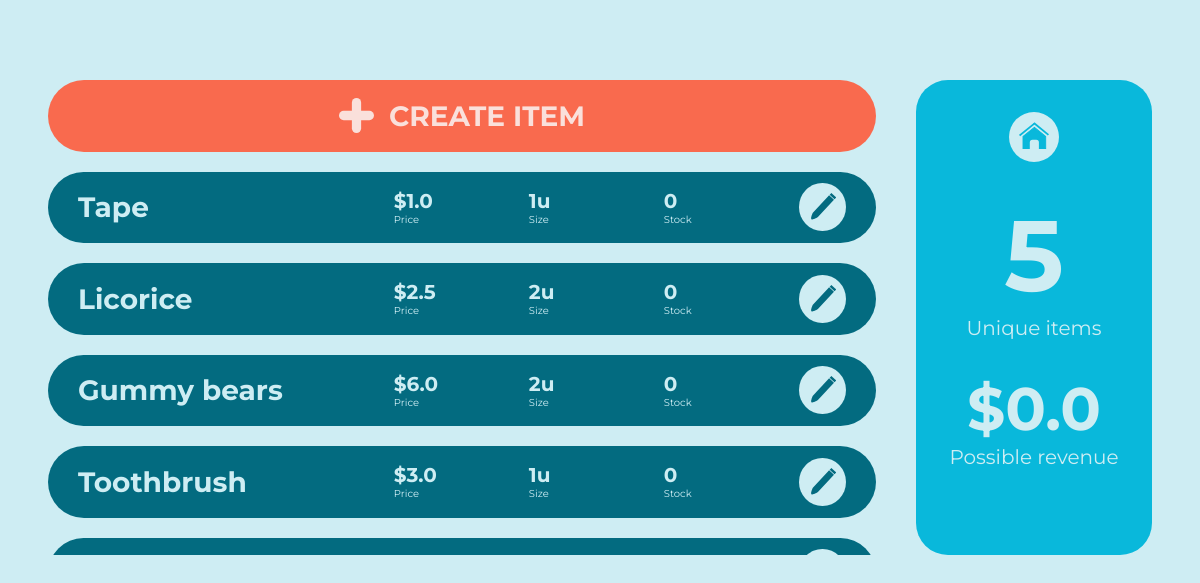
/items, run on the app's committed database.
### wms/models.py (models this page shows)
class ItemTemplate(db.Model):
    _id = db.Column(db.Integer, primary_key=True)
    name = db.Column(db.String(15), unique=True, nullable=False)
    price = db.Column(db.Float, nullable=False)
    cost = db.Column(db.Float, nullable=False)
    size = db.Column(db.Integer, nullable=False)
    low_threshold = db.Column(db.Integer, nullable=False)
    instances = db.relationship('Item', backref='item_template', lazy=True)  # Instances using this item template
    @hybrid_property
    def total_stock(self):
        total_stock = 0
        for instance in self.instances:
            total_stock += instance.quantity
        return total_stock
    @hybrid_property
    def possible_revenue(self):
        return self.total_stock * (self.price - self.cost)

### wms/routes.py (the view, shortened to what this page needs)
@app.route("/items", methods=["GET", "POST"])
def items():
    itemForm = ItemForm()
    itemList = ItemTemplate.query.all()
    possibleRevenue = 0
    for item in itemList:
        possibleRevenue += item.possible_revenue
    return render_template('items.html',
                           itemForm=itemForm,
                           itemList=itemList,
                           possibleRevenue=possibleRevenue)

### wms/templates/items.html (shortened to what this page needs)
<!DOCTYPE html>
{% extends "base.html" %}
{% block content %}
<link rel="stylesheet" href="static/warehouses.css">
<div class="content">
    <div class="list">
        <ul>
            <li>
                <button class="add-warehouse" id="add-warehouse">
                    <img src="static/+.svg" alt="+ button">
                    <h1>Create Item</h1>
                </button>
            </li>
            {% for item in itemList %}
            <li class="warehouse-card">
                <ul>
                    <li class="name-li">
                        <h1>{{item.name}}</h1>
                    </li>
                    <li>
                        <ul class="stats">
                            <li>
                                <h2>${{item.price}}</h2>
                                <p>Price</p>
                            </li>
                            <li>
                                <h2>{{item.size}}u</h2>
                                <p>Size</p>
                            </li>
                            <li>
                                <h2>{{item.total_stock}}</h2>
                                <p>Stock</p>
                            </li>
                        </ul>
                    </li>
                    <li>
                        <button class="edit-button">
                        </button>
                    </li>
                </ul>
            </li>
            {% endfor %}
        </ul>
    </div>
    <div class="warehouse-stats">
        <ul>
            <li>
                <a href="{{url_for('home')}}" class="home">
                    <img src="static/home.svg" alt="">
                </a>
            </li>
            <li>
                <h1>{{itemList|length}}</h1>
                <p>Unique items</p>
            </li>
            <li>
                <h2>
                    ${{possibleRevenue}}
                </h2>
                <p>Possible revenue</p>
            </li>
        </ul>
    </div>
</div>
{% endblock content %}

### wms/templates/base.html (shortened to what this page needs)
<!DOCTYPE html>
<html lang="en">
<head>
    <link rel="stylesheet" href="static/main.css">
</head>
<body>
    {% block content %}{% endblock content %}
</body>
</html>

### wms/static/main.css (style rules this page uses)
body, html { margin: 0; padding: 0; background-color: #CEEDF3; font-family: 'Montserrat', sans-serif; scroll-behavior: smooth; }
a, button { cursor: pointer; font-family: 'Montserrat', sans-serif; text-decoration: none; }
a:link, button:link { text-decoration: none !important; }
img { pointer-events: none; -moz-user-select: none; -ms-user-select: none; user-select: none; -webkit-user-select: none; }

### wms/static/warehouses.css (style rules this page uses)
li { list-style: none; }
body { margin: 5em 3em; }
.content { display: -webkit-box; display: -ms-flexbox; display: flex; }
.list { margin-right: 2.5em; min-width: 75%; height: 475px; overflow-y: scroll; }
.list ul { padding: 0; margin: 0; }
.warehouse-card { color: #CEEDF3; background-color: #036B80; display: -webkit-box; display: -ms-flexbox; display: flex; border-radius: 4em; -webkit-box-align: center; -ms-flex-align: center; align-items: center; padding: 0 30px; margin-bottom: 20px; }
.warehouse-card h1 { font-size: 28px; margin-right: 20px; }
.warehouse-card ul { display: -webkit-box; display: -ms-flexbox; display: flex; -webkit-box-align: center; -ms-flex-align: center; align-items: center; padding: 0; width: 100%; -webkit-box-pack: right; -ms-flex-pack: right; justify-content: right; }
.warehouse-card ul .name-li { margin-right: auto; }
.warehouse-card .stats li { width: 110px; margin-right: 25px; }
.warehouse-card .stats h2 { font-size: 20px; margin: 0; }
.warehouse-card .stats p { font-size: 10px; margin: 0; }
.warehouse-card .edit-button { background-color: #CEEDF3; border-radius: 50%; border: none; display: -webkit-box; display: -ms-flexbox; display: flex; -ms-flex-line-pack: center; align-content: center; padding: 10px; }
.add-warehouse, .add-items { background-color: #F96A4E; color: #FAE0DB; text-transform: uppercase; font-weight: 800; display: -webkit-box; display: -ms-flexbox; display: flex; border: none; border-radius: 4em; width: 100%; -webkit-box-pack: center; -ms-flex-pack: center; justify-content: center; -webkit-box-align: center; -ms-flex-align: center; align-items: center; padding: 0; margin-bottom: 20px; }
.add-warehouse img, .add-items img { margin-right: 15px; width: 35px; height: 35px; }
.add-warehouse h1, .add-items h1 { font-size: 28px; }
.warehouse-stats { background-color: #09B8DB; color: #CEEDF3; border-radius: 2em; width: 100%; padding: 2em 1em; }
.warehouse-stats ul { padding: 0; margin: 0; }
.warehouse-stats ul li { display: block; text-align: center; margin-bottom: 2em; }
.warehouse-stats a { display: -webkit-box; display: -ms-flexbox; display: flex; width: 50px; height: 50px; background-color: #CEEDF3; border-radius: 50%; margin: 0 auto; -webkit-box-pack: center; -ms-flex-pack: center; justify-content: center; -webkit-box-align: center; -ms-flex-align: center; align-items: center; }
.warehouse-stats a img { width: 30px; height: 30px; display: inline-block; }
.warehouse-stats h1 { font-size: 100px; margin: 0; }
.warehouse-stats h2 { font-size: 60px; margin: 0; }
.warehouse-stats p { margin: 0; font-size: 20px; }

### data on the page
ItemTemplate: name "Tape", price "1.0", size "1", total_stock "0"
ItemTemplate: name "Licorice", price "2.5", size "2", total_stock "0"
ItemTemplate: name "Gummy bears", price "6.0", size "2", total_stock "0"
ItemTemplate: name "Toothbrush", price "3.0", size "1", total_stock "0"

### other printed values
{{ itemList|length }} "5"
{{ possibleRevenue }} "0.0"
